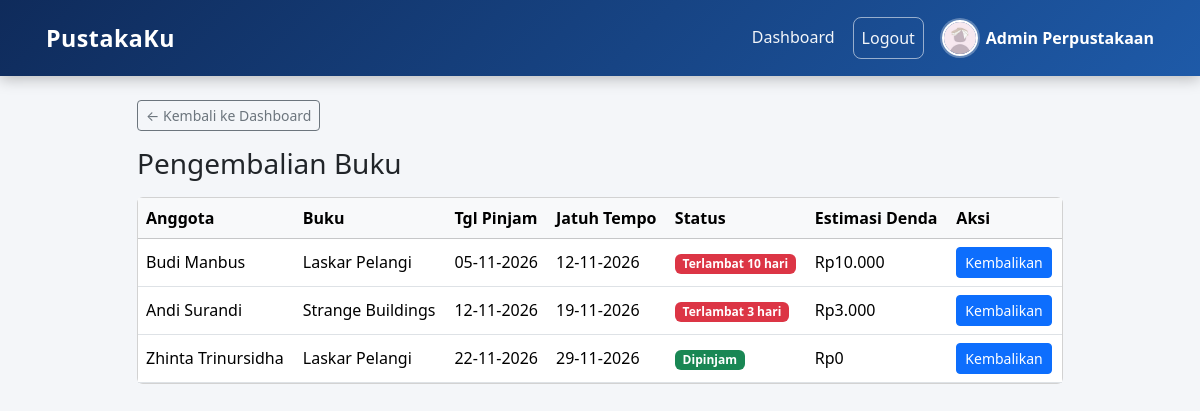
Screenshot of /projek/admin/pengembalian.php (signed in) with the database file from the repository.
### tables this page shows
CREATE TABLE `peminjaman` (
  `id` int(11) NOT NULL,
  `user_id` int(11) NOT NULL,
  `buku_id` int(11) NOT NULL,
  `tgl_pengajuan` date NOT NULL,
  `tgl_pinjam` date DEFAULT NULL,
  `tgl_jatuh_tempo` date DEFAULT NULL,
  `tgl_kembali` date DEFAULT NULL,
  `status` enum('menunggu','dipinjam','dikembalikan','ditolak') NOT NULL DEFAULT 'menunggu',
  `denda` int(11) NOT NULL DEFAULT 0,
  `status_denda` enum('tidak_ada','belum_lunas','lunas') NOT NULL DEFAULT 'tidak_ada'
);

CREATE TABLE `users` (
  `id` int(11) NOT NULL,
  `nama` varchar(100) NOT NULL,
  `email` varchar(100) NOT NULL,
  `password` varchar(255) NOT NULL,
  `role` enum('admin','anggota') NOT NULL DEFAULT 'anggota',
  `nim` varchar(20) DEFAULT NULL,
  `no_hp` varchar(15) DEFAULT NULL,
  `foto` varchar(255) NOT NULL DEFAULT 'default.png',
  `status` enum('aktif','nonaktif') NOT NULL DEFAULT 'aktif',
  `remember_token` varchar(64) DEFAULT NULL,
  `created_at` timestamp NOT NULL DEFAULT current_timestamp()
);

CREATE TABLE `buku` (
  `id` int(11) NOT NULL,
  `kode_buku` varchar(20) NOT NULL,
  `judul` varchar(200) NOT NULL,
  `penulis` varchar(100) DEFAULT NULL,
  `penerbit` varchar(100) DEFAULT NULL,
  `tahun_terbit` year(4) DEFAULT NULL,
  `kategori_id` int(11) DEFAULT NULL,
  `stok` int(11) NOT NULL DEFAULT 0,
  `sinopsis` text DEFAULT NULL,
  `cover` varchar(255) NOT NULL DEFAULT 'no-cover.png',
  `created_at` timestamp NOT NULL DEFAULT current_timestamp()
);

### projek/includes/functions.php (called while the page is built, shortened)
<?php
function hitung_denda($jatuh_tempo, $tanggal_kembali){
    $selisih_detik = strtotime($tanggal_kembali) - strtotime($jatuh_tempo);
    $hari_terlambat = floor($selisih_detik / (60 * 60 * 24));
    return max(0, $hari_terlambat) * 1000;
}
?>

### projek/admin/pengembalian.php (the view, shortened to what this page needs)
<?php
include '../config/koneksi.php';
include_once '../includes/functions.php';
$data_pinjam = mysqli_query(
    $koneksi,
    "SELECT p.id, p.tgl_pinjam, p.tgl_jatuh_tempo,
            DATEDIFF(CURDATE(), p.tgl_jatuh_tempo) AS selisih,
            u.nama, b.judul
     FROM peminjaman p
     JOIN users u ON p.user_id = u.id
     JOIN buku b ON p.buku_id = b.id
     WHERE p.status = 'dipinjam'
     ORDER BY p.tgl_jatuh_tempo ASC"
);
include '../includes/header.php';
?>
<div class="row">
    <div class="col-lg-10 mx-auto">
        <a href="<?= $base_url ?>/admin/dashboard.php" class="btn btn-outline-secondary btn-sm mb-3 no-print">
            &larr; Kembali ke Dashboard
        </a>
        <h3 class="mb-3">Pengembalian Buku</h3>
        <div class="card">
            <div class="table-responsive">
                <table class="table table-hover align-middle mb-0">
                    <thead class="table-light">
                        <tr>
                            <th>Anggota</th>
                            <th>Buku</th>
                            <th>Tgl Pinjam</th>
                            <th>Jatuh Tempo</th>
                            <th>Status</th>
                            <th>Estimasi Denda</th>
                            <th>Aksi</th>
                        </tr>
                    </thead>
                    <tbody>
                        <?php while ($p = mysqli_fetch_assoc($data_pinjam)) { ?>
                            <tr>
                                <td><?= htmlspecialchars($p['nama']) ?></td>
                                <td><?= htmlspecialchars($p['judul']) ?></td>
                                <td><?= date('d-m-Y', strtotime($p['tgl_pinjam'])) ?></td>
                                <td><?= date('d-m-Y', strtotime($p['tgl_jatuh_tempo'])) ?></td>
                                <td>
                                    <?php if ($p['selisih'] > 0) { ?>
                                        <span class="badge text-bg-danger">Terlambat <?= $p['selisih'] ?> hari</span>
                                    <?php } else { ?>
                                        <span class="badge text-bg-success">Dipinjam</span>
                                    <?php } ?>
                                </td>
                                <td>Rp<?= number_format(hitung_denda($p['tgl_jatuh_tempo'], date('Y-m-d')), 0, ',', '.') ?></td>
                                <td>
                                    <form method="POST">
                                        <button type="submit" name="kembalikan" class="btn btn-sm btn-primary">Kembalikan</button>
                                    </form>
                                </td>
                            </tr>
                        <?php } ?>
                    </tbody>
                </table>
            </div>
        </div>
    </div>
</div>
<?php
include '../includes/footer.php';
?>

### projek/assets/style.css (style rules this page uses)
:root { --warna-utama: #1e5aa8; --warna-latar: #f4f6f9; }
body { background-color: var(--warna-latar); }

### rows the page displays
peminjaman: user.nama "Budi Manbus", buku.judul "Laskar Pelangi", tgl_pinjam "05-11-2026", tgl_jatuh_tempo "12-11-2026", selisih "10"
peminjaman: user.nama "Andi Surandi", buku.judul "Strange Buildings", tgl_pinjam "12-11-2026", tgl_jatuh_tempo "19-11-2026", selisih "3"
peminjaman: user.nama "Zhinta Trinursidha", buku.judul "Laskar Pelangi", tgl_pinjam "22-11-2026", tgl_jatuh_tempo "29-11-2026", shows "Dipinjam"

### other values shown
$_SESSION['nama'] "Admin Perpustakaan"
